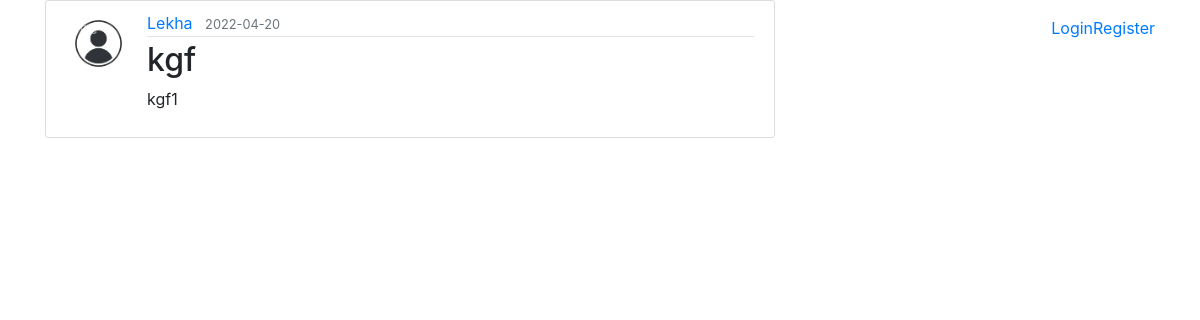
/post/1, run on the app's committed database.
### flaskauth/model.py (models this page shows, shortened)
class Users(db.Model, UserMixin):
    __tablename__ = 'users'
    id = db.Column(db.Integer, primary_key=True, autoincrement=True)
    username = db.Column(db.String(50), nullable=False, unique=True)
    email = db.Column(db.String(50), nullable=False, unique=True)
    password = db.Column(db.String(50), nullable=False)
    image_file = db.Column(db.String(100), nullable=False, default="default.jpg")
    otp_val = db.relationship('Otp', backref='user', lazy=True)
    posts = db.relationship('Post', backref='author', lazy=True)

class Post(db.Model):
    id = db.Column(db.Integer, primary_key=True, autoincrement=True)
    title = db.Column(db.String(150), nullable=False, unique = True)
    date_posted = db.Column(db.DateTime, nullable=False, default=datetime.utcnow)
    content = db.Column(db.Text, nullable=False)
    user_id = db.Column(db.Integer, db.ForeignKey('users.id'), nullable=False)

### flaskauth/posts/routes.py (the view)
@posts.route("/post/<int:post_id>")
def post(post_id):
    post = Post.query.get_or_404(post_id)
    return render_template('post.html', title=post.title, post=post)

### flaskauth/templates/post.html (shortened to what this page needs)
{% extends "layout.html" %}
{% block content %}
  <article class="media content-section">
    <img class="rounded-circle article-img" src="{{ url_for('static', filename='profile_pics/' + post.author.image_file) }}">
    <div class="media-body">
      <div class="article-metadata">
        <a class="mr-2" href="#">{{ post.author.username }}</a>
        <small class="text-muted">{{ post.date_posted.strftime('%Y-%m-%d') }}</small>
      </div>
      <h2 class="article-title">{{ post.title }}</h2>
      <p class="article-content">{{ post.content }}</p>
    </div>
  </article>
{% endblock content %}

### flaskauth/static/main.css (style rules this page uses)
.content-section { background: #ffffff; padding: 10px 20px; border: 1px solid #dddddd; border-radius: 3px; margin-bottom: 20px; }
.article-content { white-space: pre-line; }
.article-img { height: 65px; width: 65px; margin-right: 16px; }
.article-metadata { padding-bottom: 1px; margin-bottom: 4px; border-bottom: 1px solid #e3e3e3 }

### data on the page
Users: image_file (placeholder picture), author.username "Lekha"
Post: date_posted "2022-04-20", title "kgf", content "kgf1"
